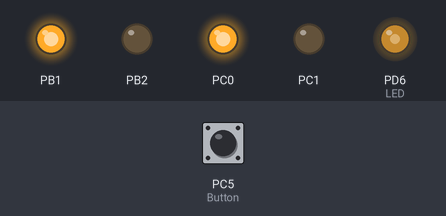
A program run on a simulated ATmega328P, built with avr-gcc and emulated at 16 MHz. Shown: output pins drawn as LEDs (lit = HIGH). The inputs (shaded band) are chosen by the test bench; at power-on: PC5 (Button) HIGH. What the program prints to the serial monitor is not drawn.

Above: at 0.05 s.
At 1.26 s:
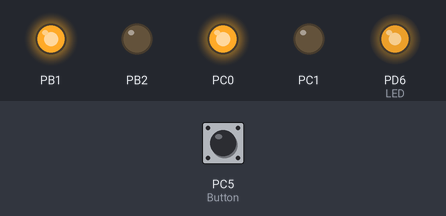
1.3 s: PC5 (Button) pulled LOW for 0.15 s
At 1.9 s:
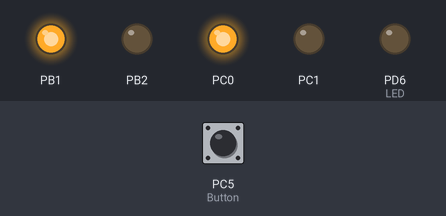
Timing chart, 0 to 4.3 s (numbered marks = the images above; inputs shaded):
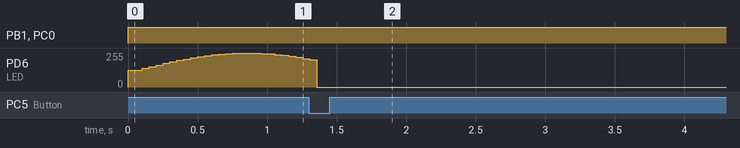

Measured:
- after the input at 1.3 s, PB1, PC0: stops changing and stays HIGH; PB2, PC1: stops changing and stays LOW

The program:

main.c
```c
/* Robot using ATMEGA328P */
#include <avr/io.h>
#include <avr/interrupt.h>
#include <math.h>
#include <stdlib.h>


/* USART config */
#define F_CPU   16000000UL
#define BAUD    9600
#define MYUBRR     ((F_CPU/16/BAUD) - 1)

/* Data For Usart Print */
#define MAX_DATA 1000

/* Motor */
#define step .1
#define time 50

#include <util/delay.h>

/* Duty Cycle in percent */
double dutyCycle = 50;

void USART_Init(unsigned int ubrr){
	/* Set Baud Rate */
	UBRR0H = (unsigned int) (ubrr>>8);
	UBRR0L = (unsigned char) ubrr;
	/* Activate Transmissor (TX) and Receptor (RX) */
	UCSR0B = (1<<RXEN0)|(1<<TXEN0);
	/* Set frame format: 8 data; 1stop bit */
	UCSR0C = (1<<UCSR0B) | (1<<UCSZ00) | (1<<UCSZ01);

}
void USART_Transmit( unsigned char data )
{
	/* Wait for empty transmit buffer */
	while ( !( UCSR0A & (1<<UDRE0)) )
	;
	/* Put data into buffer, sends the data */
	UDR0 = data;
}

void LED_Init(){
	/* Set led OUTPUT */
	DDRD |= (1<<DDD6);
	/* Turn off LED */
	PORTD &= ~(1<<PORTD6);
}
void Button_Init(){
	DDRC &= ~(1<<DDC5);
	PORTC |= (1<<PORTC5);
}

void Button_Interrupt_Init(){
	PCICR |= (1<<PCIE1);
	PCMSK1 |= (1<<PCINT13);
}

void usart_putchar( unsigned char data )
{
	// Do nothing while UDRE0 indicates data still in transit
	while( !(UCSR0A & (1<<UDRE0)) ) {}

	// Put data into buffer
	UDR0 = data;
}


void usart_putstring(char s[])
{
	int i = 0;

	while (s[i] != 0x00)
	{
		usart_putchar(s[i]);
		i++;
	}
}

void HBridge_Init(){
	DDRB |= (1<<DDB1); //IN1 output
	DDRB |= (1<<DDB2); //IN2 output
	DDRC |= (1<<DDC1); //IN3 output
	DDRC |= (1<<DDC0); //IN4 output

	PORTC |= (1<<PORTC0); // IN4 HIGH
	PORTC &= ~(1<<PORTC1); // IN3 LOW
	PORTB |= (1<<PORTB1); // IN1 HIGH
	PORTB &= ~(1<<PORTB2); // IN2 LOW
}

void Timer_Init(){
	/* Prescaler timer */
	TCCR0A |= ((1<<WGM00)|(1<<COM0A1)|(1<<WGM01));

	/* Enable timer interrupt */
	TIMSK0 = (1<<TOIE0);

	/* Set dutyCycle in PWM */
	OCR0A = (dutyCycle/100)*255;

	/* Dont remember what is this */
	TCCR0B = (1<<CS00);
}

void Forward_Wheels(){
	PORTC |= (1<<PORTC0);
	PORTC &= ~(1<<PORTC1);
	PORTB |= (1<<PORTB1);
	PORTB &= ~(1<<PORTB2);
}
void Backward_Wheels(){
	PORTC |= (1<<PORTC1);
	PORTC &= ~(1<<PORTC0);
	PORTB |= (1<<PORTB2);
	PORTB &= ~(1<<PORTB1);
}
void Stop_Wheels(){
	OCR0A = 0;
}

int main()
{
	/* Disable interrupt */
	cli();

	/* H Bridge Init */
	HBridge_Init();

	/* Initialize Timer PWM Mode */
	Timer_Init();

	/* Led Init */
	LED_Init();

	/* Button Init */
	Button_Init();
	Button_Interrupt_Init();

	/* USART Init */
	USART_Init(MYUBRR);

	/* Enable Interrupt */
	sei();

	/* Super Loop */
	while(1)
	{
	}

}
/* Data */
int vel[MAX_DATA];

/* Aux Global Variable */
int i = 0;

/* Motor PWM */
ISR(TIMER0_OVF_vect){
	_delay_ms(time);

	if(sin(i*step) >= 0){
		dutyCycle = sin(i*step)*50+50;
		Forward_Wheels();
	}
	else{
		dutyCycle = (-1)*sin(i*step)*50 + 50;
		Backward_Wheels();
	}
	if(dutyCycle>=100){
		dutyCycle = 0;
	}
	vel[i] = (int)dutyCycle;
	OCR0A = (dutyCycle/100)*255;
	i++;
}

/* Button Interrupt */
ISR(PCINT1_vect){
	if( (PINC & (1<<PINC5)) == 0){
		/* Debounce */
		_delay_ms(50);
		if( (PINC & (1<<PINC5)) == 0 ){
			/* Disable Motor Interrupt and Stop */
			Stop_Wheels();
			TIMSK0 &= ~(1<<TOIE0);
			/* Print Data */
			usart_putstring("Stop\n\r");
			char str[10];
			int k;
			for(k=0;k<MAX_DATA;k++){
				itoa(vel[k],str,10);
				usart_putstring(str);
				usart_putchar(';');
			}
			usart_putstring("\n\rFinish\n\r");
		}
	}
}
```
